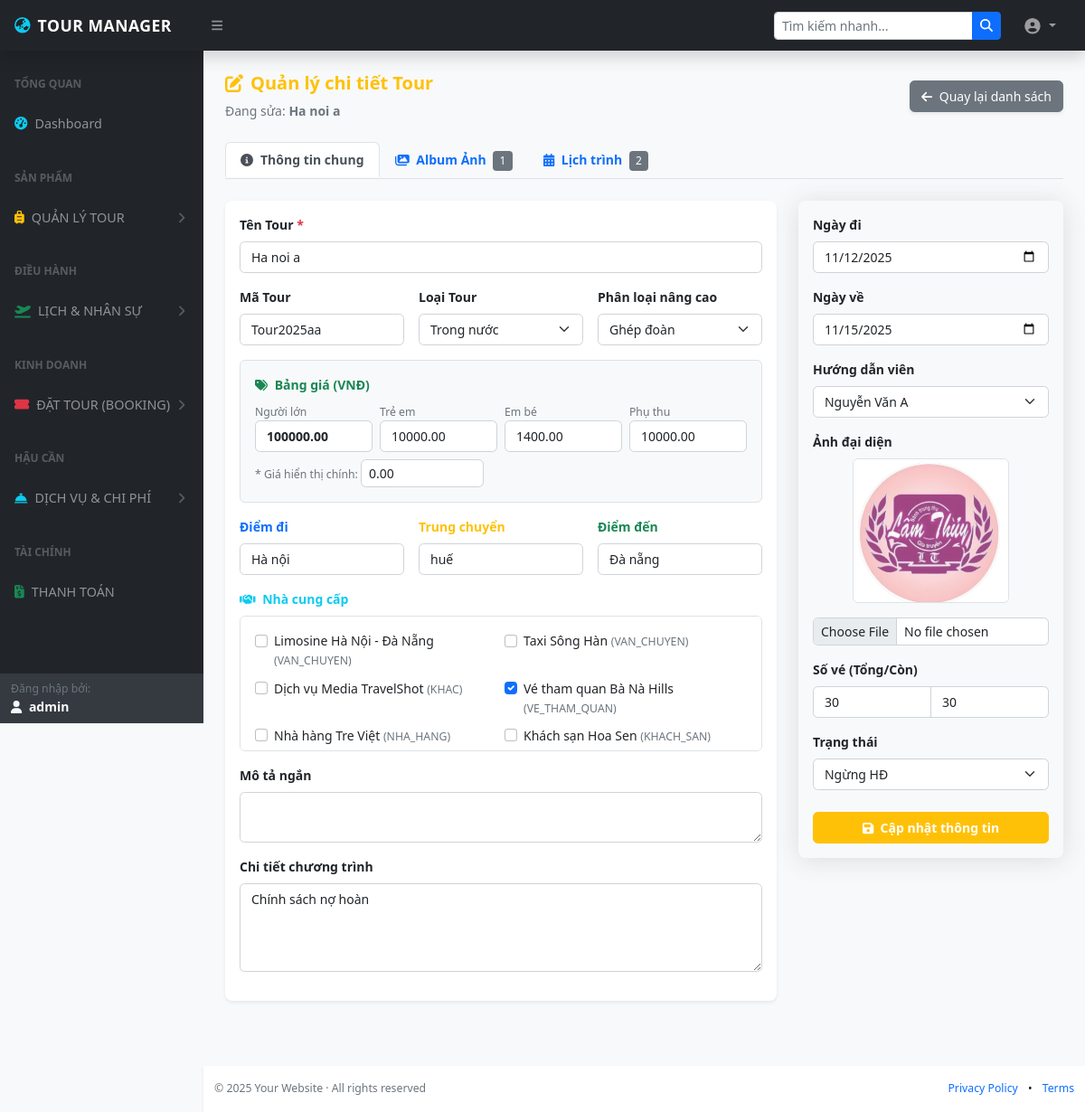
The page /index.php?act=tour-edit&id=2 (signed in) on the database its author committed.
### tables this page shows
CREATE TABLE `tour` (
  `id` int NOT NULL,
  `ma_tour` varchar(50) DEFAULT NULL,
  `ten_tour` varchar(255) NOT NULL,
  `loai_tour` varchar(50) DEFAULT 'TRONG_NUOC' COMMENT 'TRONG_NUOC, QUOC_TE',
  `loai_tour_nang_cao` varchar(50) DEFAULT 'TRON_GOI' COMMENT 'TRON_GOI, GHEP_DOAN, THEO_YEU_CAU, VIP',
  `doi_tuong_khach` varchar(50) DEFAULT 'KHACH_LE' COMMENT 'KHACH_LE, KHACH_DOAN, GIA_DINH',
  `mo_ta_ngan` varchar(500) DEFAULT NULL,
  `mo_ta_chi_tiet` text,
  `anh_minh_hoa` varchar(255) DEFAULT NULL,
  `chinh_sach` text,
  `dia_diem_bat_dau` varchar(255) DEFAULT NULL,
  `diem_trung_chuyen` varchar(255) DEFAULT NULL,
  `dia_diem_ket_thuc` varchar(255) DEFAULT NULL,
  `ngay_khoi_hanh` date DEFAULT NULL,
  `ngay_ket_thuc` date DEFAULT NULL,
  `gia_tour` decimal(15,2) DEFAULT '0.00' COMMENT 'Giá hiển thị chung',
  `gia_nguoi_lon` decimal(15,2) DEFAULT '0.00',
  `gia_tre_em` decimal(15,2) DEFAULT '0.00',
  `gia_em_be` decimal(15,2) DEFAULT '0.00',
  `phu_thu` decimal(15,2) DEFAULT '0.00' COMMENT 'Phụ thu lễ tết, phòng đơn',
  `so_luong_ve` int DEFAULT '0' COMMENT 'Tổng chỗ tối đa',
  `so_ve_con_lai` int DEFAULT '0',
  `hdv_id` int DEFAULT NULL,
  `so_khach_toithieu` int DEFAULT '1' COMMENT 'Số khách tối thiểu để khởi hành',
  `thong_tin_hdv` text COMMENT 'Thông tin HDV dự kiến',
  `trang_thai` varchar(50) DEFAULT 'CON_VE' COMMENT 'CON_VE, HET_VE, HUY, DA_KHOI_HANH, NGUNG_HOAT_DONG',
  `ngay_tao` datetime DEFAULT CURRENT_TIMESTAMP,
  `ngay_cap_nhat` datetime DEFAULT CURRENT_TIMESTAMP ON UPDATE CURRENT_TIMESTAMP
);

CREATE TABLE `nha_cung_cap` (
  `id` int NOT NULL,
  `ten_don_vi` varchar(255) NOT NULL,
  `loai_dich_vu` enum('KHACH_SAN','VAN_CHUYEN','NHA_HANG','VE_THAM_QUAN','KHAC') NOT NULL,
  `nguoi_lien_he` varchar(255) DEFAULT NULL,
  `so_dien_thoai` varchar(50) DEFAULT NULL,
  `email` varchar(255) DEFAULT NULL,
  `dia_chi` varchar(255) DEFAULT NULL,
  `ghi_chu` text
);

CREATE TABLE `huong_dan_vien` (
  `id` int NOT NULL,
  `ho_ten` varchar(255) NOT NULL,
  `ngay_sinh` date DEFAULT NULL,
  `so_dien_thoai` varchar(50) DEFAULT NULL,
  `email` varchar(255) DEFAULT NULL,
  `ngon_ngu` varchar(255) DEFAULT NULL COMMENT 'VD: vi,en,zh',
  `chung_chi` text,
  `kinh_nghiem` text,
  `suc_khoe` varchar(255) DEFAULT NULL,
  `anh_dai_dien` varchar(500) DEFAULT NULL,
  `trang_thai` varchar(50) DEFAULT NULL,
  `gioi_tinh` varchar(255) NOT NULL,
  `dia_chi` varchar(255) NOT NULL,
  `user_id` int DEFAULT NULL
);

### views/admin/tour_edit.php (the view, shortened to what the rows shown need)
<?php require_once PATH_ROOT . '/views/header.php'; ?>
<?php
    $list_anh = $list_anh ?? [];
    $list_lich_trinh = $list_lich_trinh ?? [];
    $tour = $tour ?? [];
    $dsNcc = $dsNcc ?? [];
    $selectedNcc = $selectedNcc ?? [];
    $dsHDV = $dsHDV ?? [];
?>
<main>
    <div class="container-fluid px-4">
        <div class="d-flex justify-content-between align-items-center mt-4 mb-4">
            <div>
                <h2 class="fw-bold text-warning"><i class="fas fa-edit me-2"></i>Quản lý chi tiết Tour</h2>
                <div class="text-muted">Đang sửa: <strong><?= htmlspecialchars($tour['ten_tour'] ?? 'Không tên') ?></strong></div>
            </div>
            <a href="index.php?act=tours" class="btn btn-secondary shadow-sm">
                <i class="fas fa-arrow-left me-1"></i> Quay lại danh sách
            </a>
        </div>
        <ul class="nav nav-tabs mb-4" id="tourTab" role="tablist">
            <li class="nav-item" role="presentation">
                <button class="nav-link active fw-bold" id="info-tab" data-bs-toggle="tab" data-bs-target="#info" type="button" role="tab">
                    <i class="fas fa-info-circle me-2"></i>Thông tin chung
                </button>
            </li>
            <li class="nav-item" role="presentation">
                <button class="nav-link fw-bold" id="images-tab" data-bs-toggle="tab" data-bs-target="#images" type="button" role="tab">
                    <i class="fas fa-images me-2"></i>Album Ảnh <span class="badge bg-secondary ms-1"><?= count($list_anh) ?></span>
                </button>
            </li>
            <li class="nav-item" role="presentation">
                <button class="nav-link fw-bold" id="schedule-tab" data-bs-toggle="tab" data-bs-target="#schedule" type="button" role="tab">
                    <i class="fas fa-calendar-alt me-2"></i>Lịch trình <span class="badge bg-secondary ms-1"><?= count($list_lich_trinh) ?></span>
                </button>
            </li>
        </ul>
        <div class="tab-content" id="tourTabContent">
            <div class="tab-pane fade show active" id="info" role="tabpanel">
                <form action="index.php?act=tour-update" method="POST" enctype="multipart/form-data">
                    <div class="row">
                        <div class="col-lg-8">
                            <div class="card mb-4 border-0 shadow-sm">
                                <div class="card-body">
                                    <div class="mb-3">
                                        <label class="form-label fw-bold">Tên Tour <span class="text-danger">*</span></label>
                                        <input type="text" name="ten_tour" class="form-control" value="<?= htmlspecialchars($tour['ten_tour'] ?? '') ?>" required>
                                    </div>
                                    <div class="row g-3 mb-3">
                                        <div class="col-md-4">
                                            <label class="form-label fw-bold">Mã Tour</label>
                                            <input type="text" name="ma_tour" class="form-control" value="<?= htmlspecialchars($tour['ma_tour'] ?? '') ?>">
                                        </div>
                                        <div class="col-md-4">
                                            <label class="form-label fw-bold">Loại Tour</label>
                                            <select name="loai_tour" class="form-select">
                                                <?php
                                                    $types = ['TRONG_NUOC' => 'Trong nước', 'QUOC_TE' => 'Quốc tế', 'THEO_YEU_CAU' => 'Theo yêu cầu'];
                                                    foreach ($types as $k => $v) {
                                                        $sel = ($tour['loai_tour'] ?? '') == $k ? 'selected' : '';
                                                        echo "<option value='$k' $sel>$v</option>";
                                                    }
                                                ?>
                                            </select>
                                        </div>
                                        <div class="col-md-4">
                                            <label class="form-label fw-bold">Phân loại nâng cao</label>
                                            <select name="loai_tour_nang_cao" class="form-select">
                                                <?php
                                                    $advTypes = ['TRON_GOI' => 'Trọn gói', 'GHEP_DOAN' => 'Ghép đoàn', 'THEO_YEU_CAU' => 'Theo yêu cầu', 'VIP' => 'VIP/Cao cấp'];
                                                    foreach ($advTypes as $k => $v) {
                                                        $sel = ($tour['loai_tour_nang_cao'] ?? '') == $k ? 'selected' : '';
                                                        echo "<option value='$k' $sel>$v</option>";
                                                    }
                                                ?>
                                            </select>
                                        </div>
                                    </div>
                                    <div class="mb-3 bg-light p-3 rounded border">
                                        <label class="form-label fw-bold text-success"><i class="fas fa-tags me-1"></i> Bảng giá (VNĐ)</label>
                                        <div class="row g-2">
                                            <div class="col-md-3"><label class="small text-muted">Người lớn</label><input type="number" name="gia_nguoi_lon" class="form-control fw-bold" value="<?= $tour['gia_nguoi_lon'] ?? 0 ?>"></div>
                                            <div class="col-md-3"><label class="small text-muted">Trẻ em</label><input type="number" name="gia_tre_em" class="form-control" value="<?= $tour['gia_tre_em'] ?? 0 ?>"></div>
                                            <div class="col-md-3"><label class="small text-muted">Em bé</label><input type="number" name="gia_em_be" class="form-control" value="<?= $tour['gia_em_be'] ?? 0 ?>"></div>
                                            <div class="col-md-3"><label class="small text-muted">Phụ thu</label><input type="number" name="phu_thu" class="form-control" value="<?= $tour['phu_thu'] ?? 0 ?>"></div>
                                        </div>
                                        <div class="mt-2 small text-muted">* Giá hiển thị chính: <input type="number" name="gia_tour" class="d-inline-block form-control form-control-sm w-25" value="<?= $tour['gia_tour'] ?? 0 ?>"></div>
                                    </div>
                                    <div class="row g-3 mb-3">
                                        <div class="col-md-4"><label class="form-label fw-bold text-primary">Điểm đi</label><input type="text" name="dia_diem_bat_dau" class="form-control" value="<?= htmlspecialchars($tour['dia_diem_bat_dau'] ?? '') ?>"></div>
                                        <div class="col-md-4"><label class="form-label fw-bold text-warning">Trung chuyển</label><input type="text" name="diem_trung_chuyen" class="form-control" value="<?= htmlspecialchars($tour['diem_trung_chuyen'] ?? '') ?>"></div>
                                        <div class="col-md-4"><label class="form-label fw-bold text-success">Điểm đến</label><input type="text" name="dia_diem_ket_thuc" class="form-control" value="<?= htmlspecialchars($tour['dia_diem_ket_thuc'] ?? '') ?>"></div>
                                    </div>
                                    <div class="mb-3">
                                        <label class="form-label fw-bold text-info"><i class="fas fa-handshake me-1"></i> Nhà cung cấp</label>
                                        <div class="border rounded p-3 bg-white" style="max-height: 150px; overflow-y: auto;">
                                            <?php if(!empty($dsNcc)): ?>
                                                <div class="row g-2">
                                                    <?php foreach ($dsNcc as $ncc): ?>
                                                        <?php $isChecked = in_array($ncc['id'], $selectedNcc) ? 'checked' : ''; ?>
                                                        <div class="col-md-6">
                                                            <div class="form-check">
                                                                <input class="form-check-input" type="checkbox" name="ncc[]" value="<?= $ncc['id'] ?>" id="ncc_edit_<?= $ncc['id'] ?>" <?= $isChecked ?>>
                                                                <label class="form-check-label" for="ncc_edit_<?= $ncc['id'] ?>">
                                                                    <?= $ncc['ten_don_vi'] ?> <small class="text-muted">(<?= $ncc['loai_dich_vu'] ?>)</small>
                                                                </label>
                                                            </div>
                                                        </div>
                                                    <?php endforeach; ?>
                                                </div>
                                            <?php else: ?><p class="text-muted small mb-0">Chưa có dữ liệu NCC.</p><?php endif; ?>
                                        </div>
                                    </div>
                                    <div class="mb-3"><label class="form-label fw-bold">Mô tả ngắn</label><textarea name="mo_ta_ngan" class="form-control" rows="2"><?= htmlspecialchars($tour['mo_ta_ngan'] ?? '') ?></textarea></div>
                                    <div class="mb-3"><label class="form-label fw-bold">Chi tiết chương trình</label><textarea name="mo_ta_chi_tiet" class="form-control" rows="4"><?= htmlspecialchars($tour['mo_ta_chi_tiet'] ?? '') ?></textarea></div>
                                </div>
                            </div>
                        </div>
                        <div class="col-lg-4">
                            <div class="card bg-light border-0 mb-3">
                                <div class="card-body">
                                    <div class="mb-3"><label class="form-label fw-bold">Ngày đi</label><input type="date" name="ngay_khoi_hanh" class="form-control" value="<?= $tour['ngay_khoi_hanh'] ?? '' ?>"></div>
                                    <div class="mb-3"><label class="form-label fw-bold">Ngày về</label><input type="date" name="ngay_ket_thuc" class="form-control" value="<?= $tour['ngay_ket_thuc'] ?? '' ?>"></div>
                                    <div class="mb-3">
                                        <label class="form-label fw-bold">Hướng dẫn viên</label>
                                        <select name="hdv_id" class="form-select">
                                            <?php if(!empty($dsHDV)): foreach($dsHDV as $hdv): ?>
                                                <option value="<?= $hdv['id'] ?>" <?= (isset($tour['hdv_id']) && $tour['hdv_id'] == $hdv['id']) ? 'selected' : '' ?>>
                                                    <?= htmlspecialchars($hdv['ho_ten']) ?>
                                                </option>
                                            <?php endforeach; endif; ?>
                                        </select>
                                    </div>
                                    <div class="mb-3 text-center">
                                        <label class="form-label fw-bold d-block text-start">Ảnh đại diện</label>
                                        <?php if (!empty($tour['anh_minh_hoa'])): ?>
                                            <img src="<?= BASE_URL ?>uploads/tours/<?= $tour['anh_minh_hoa'] ?>" class="img-fluid rounded mb-2 border" style="max-height: 160px">
                                        <?php endif; ?>
                                        <input type="file" name="anh_minh_hoa" class="form-control form-control-sm mt-2">
                                    </div>
                                    <div class="mb-3"><label class="form-label fw-bold">Số vé (Tổng/Còn)</label>
                                        <div class="input-group">
                                            <input type="number" name="so_luong_ve" class="form-control" value="<?= $tour['so_luong_ve'] ?? 0 ?>">
                                            <input type="number" name="so_ve_con_lai" class="form-control" value="<?= $tour['so_ve_con_lai'] ?? 0 ?>">
                                        </div>
                                    </div>
                                    <div class="mb-3"><label class="form-label fw-bold">Trạng thái</label>
                                        <select name="trang_thai" class="form-select">
                                            <?php
                                            $stt = $tour['trang_thai'] ?? 'CON_VE';
                                            $opts = ['CON_VE'=>'Còn vé', 'HET_VE'=>'Hết vé', 'DA_KHOI_HANH'=>'Đã khởi hành', 'HUY'=>'Hủy', 'NGUNG_HOAT_DONG'=>'Ngừng HĐ'];
                                            foreach($opts as $k=>$v) echo "<option value='$k' ".($stt == $k ? 'selected' : '').">$v</option>";
                                            ?>
                                        </select>
                                    </div>
                                    <div class="d-grid mt-4"><button type="submit" class="btn btn-warning fw-bold text-white"><i class="fas fa-save me-1"></i> Cập nhật thông tin</button></div>
                                </div>
                            </div>
                        </div>
                    </div>
                </form>
            </div>
        </div>
    </div>
</main>
<?php require_once PATH_ROOT . '/views/footer.php'; ?>

### rows shown on the page
tour: ten_tour "Ha noi a", ma_tour "Tour2025aa", gia_nguoi_lon "100000.00", gia_tre_em "10000.00", gia_em_be "1400.00", phu_thu "10000.00", gia_tour "0.00", dia_diem_bat_dau "Hà nội", diem_trung_chuyen "huế", dia_diem_ket_thuc "Đà nẵng", mo_ta_chi_tiet "Chính sách nợ hoàn", ngay_khoi_hanh "11/12/2025", ngay_ket_thuc "11/15/2025", hdv_id "Nguyễn Văn A", anh_minh_hoa (picture), so_luong_ve "30", so_ve_con_lai "30", trang_thai "Ngừng HĐ"
nha_cung_cap: ten_don_vi "Limosine Hà Nội - Đà Nẵng", loai_dich_vu "VAN_CHUYEN"
nha_cung_cap: ten_don_vi "Taxi Sông Hàn", loai_dich_vu "VAN_CHUYEN"
nha_cung_cap: ten_don_vi "Dịch vụ Media TravelShot", loai_dich_vu "KHAC"
nha_cung_cap: ten_don_vi "Vé tham quan Bà Nà Hills", loai_dich_vu "VE_THAM_QUAN"
nha_cung_cap: ten_don_vi "Nhà hàng Tre Việt", loai_dich_vu "NHA_HANG"
nha_cung_cap: ten_don_vi "Khách sạn Hoa Sen", loai_dich_vu "KHACH_SAN"

### other values the page prints
$_SESSION['user_admin']['username'] "admin"
count($list_anh) "1"
count($list_lich_trinh) "2"
form field loai_tour "Trong nước"
form field loai_tour_nang_cao "Ghép đoàn"
